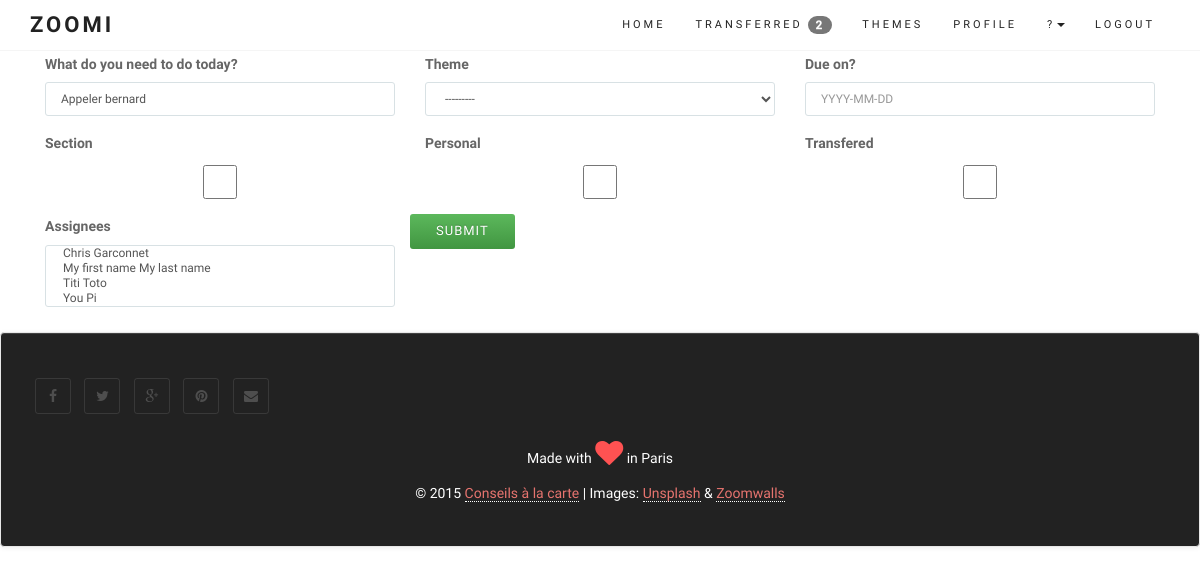
Page /entries/8/ (signed in) on the earlier database version.
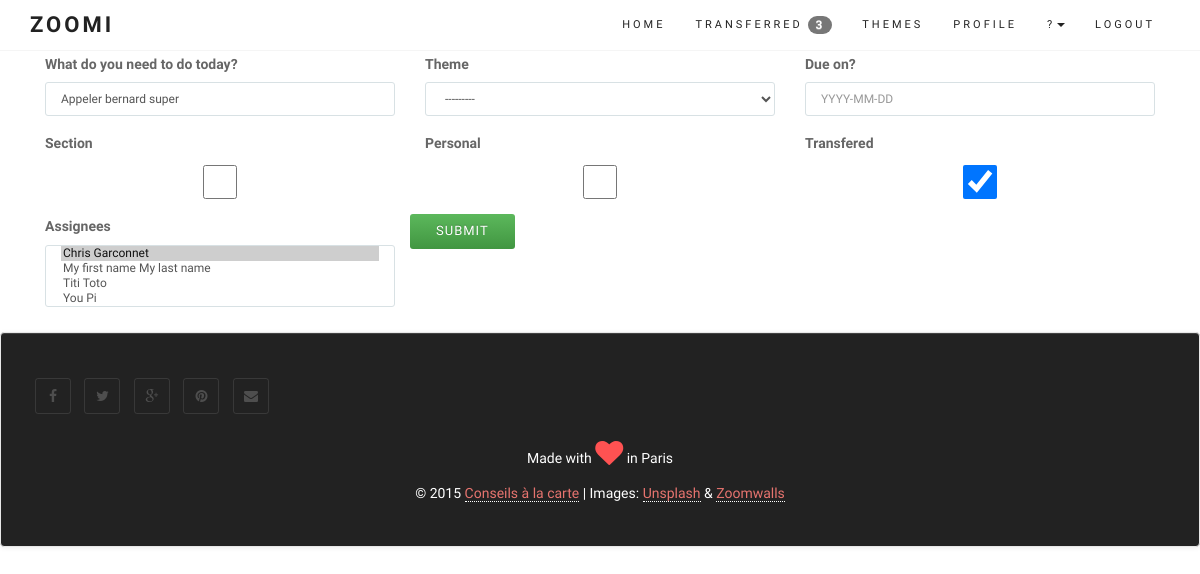
Same page on the later database version.
### core/models.py (models this page shows, shortened)
class UserProfile(models.Model):
	user = models.OneToOneField(User, on_delete=models.CASCADE)
	company = models.CharField(max_length=50)
	def get_entry_transfered(self):
		return self.user.entry_set.filter(transfered=True, done=False).count()

class Entry(models.Model):
	user = models.ForeignKey(User)
	name = models.CharField(max_length=100)
	data = models.CharField(max_length=200, blank=True)
	order = models.IntegerField(default=1000)
	duedate = models.DateField(null=True, blank=True)
	done = models.BooleanField(default=False) # 0 = to do / 1 = completed
	impediment = models.BooleanField(default=False) # 0 = No / 1 = Yes
	transfered = models.BooleanField(default=False) # 0 = No / 1 = Yes = no longer in your List
	personal = models.BooleanField(default=False) # 0 = No / 1 = Yes
	assignees = models.ManyToManyField(User, related_name='assignees',blank=True)
	section = models.BooleanField(default=False) # 0 = No / 1 = Yes
	created_at = models.DateTimeField(auto_now_add=True)
	completed_on = models.DateTimeField(null=True, blank=True)
	theme = models.ForeignKey(Theme, null=True, blank=True)
	class Meta:
		ordering = ['order']
		verbose_name_plural = "entries"

### core/views.py (the view, shortened to what this page needs)
# urls.py: url(r'^entries/(?P<pk>\d+)/$', login_required(coreviews.EntryUpdateView.as_view()), name='detail'),
class EntryUpdateView(UpdateView): # re-used from v2
	model = coremodels.Entry
	template_name = 'base/form.html'
	form_class = coremodels.EntryUpdateForm
	def get_queryset(self):
		base_qs = super(EntryUpdateView, self).get_queryset()
		return base_qs.filter(Q(user=self.request.user) | Q(assignees=self.request.user))
	def get_form_kwargs(self):
		kwargs = super(EntryUpdateView, self).get_form_kwargs()
		kwargs['user'] = self.request.user
		return kwargs

### core/models.py (called while the page is built)
	def __str__(self):
		return str(self.name)

### templates/base/form.html (shortened to what this page needs)
{% extends "base/theme.html" %}
{% load staticfiles %}
{% load widget_tweaks %}
{% block content %}
<link rel="stylesheet" href="{% static "css/zoomi.css" %}">
<section id="services">
<div class="container">
<div class="row">
{% if form %}
<div class="col-md-12">
<form action="" method="post" enctype="multipart/form-data">{% csrf_token %}{{ form.media }}
{% for field in form %}
<div class="col-md-4">
	<div class="form-group warning">
	<label for="exampleInputFile">{{ field.label }}</label>
	{{ field|add_class:"form-control"}}
	</div>
</div>
{% endfor %}
<input type="submit" class="btn btn-success" role="button" value="{{ verb|default:"Submit" }}" />
</form>
</div>
{% endif %}
</div>
</div>
</section>
<p>
{% endblock %}

### templates/base/theme.html (shortened to what this page needs)
{% load staticfiles %}
{% load widget_tweaks %}
<!DOCTYPE html>
<html lang="en">
<head>
{% block css_js %}
		<link rel="stylesheet" href="https://maxcdn.bootstrapcdn.com/bootstrap/3.3.6/css/bootstrap.min.css">
		<link rel="stylesheet" href="https://maxcdn.bootstrapcdn.com/bootstrap/3.3.6/css/bootstrap-theme.min.css">
	<link href="{% static "css/font-awesome.min.css" %}" rel="stylesheet" media="screen">
	<link href="{% static "css/simple-line-icons.css" %}" rel="stylesheet" media="screen">
	<link href="{% static "css/animate.css" %}" rel="stylesheet">
	<link href="{% static "css/style.css" %}" rel="stylesheet" media="screen">
	<link rel="stylesheet" href="https://code.jquery.com/mobile/1.4.5/jquery.mobile-1.4.5.min.css" />
{% endblock %}
</head>
<body>
{% block navigation %}
	<header class="header">
		<nav class="navbar navbar-custom" role="navigation">
			<div class="container">
				<div class="navbar-header">
					<a class="navbar-brand" href="/">Zoomi</a>
				</div>
				<div class="collapse navbar-collapse" id="custom-collapse" data-role="navbar">
					<ul class="nav navbar-nav navbar-right">
						<li><a href="/">Home</a></li>
						{% if user.is_authenticated %}
						<li>
						    <a class="page-scroll" href="/transferred">Transferred <span class="badge">{{ user.userprofile.get_entry_transfered }}</span></a>
						</li>
						<li>
						    <a class="page-scroll" href="/themes">Themes</a>
						</li>
						<li>
						    <a class="page-scroll" href="/user/details">Profile</a>
						</li>
						<li class="dropdown">
					          <a href="#" class="dropdown-toggle" data-toggle="dropdown" role="button" aria-haspopup="true" aria-expanded="false">?<span class="caret"></span></a>
					    </li>
						<li>
						    <a class="page-scroll" href="/logout">Logout</a>
						</li>
						{% endif %}
 					</ul>
				</div>
			</div>
		</nav>
	</header>
{% endblock %}
<div class="container">
	<div class="row">
		<div class="col-sm-12">
		</div>
	</div>
</div>
{% block content %}{% endblock %}
{% block footer %}
	<footer id="footer" class="navbar navbar-default">
		<div class="container">
			<div class="row">
				<div class="col-sm-12">
					<ul class="social-links">
						<li><a href="index.html#" class="wow fadeInUp"><i class="fa fa-facebook"></i></a></li>
						<li><a href="index.html#" class="wow fadeInUp" data-wow-delay=".1s"><i class="fa fa-twitter"></i></a></li>
						<li><a href="index.html#" class="wow fadeInUp" data-wow-delay=".2s"><i class="fa fa-google-plus"></i></a></li>
						<li><a href="index.html#" class="wow fadeInUp" data-wow-delay=".4s"><i class="fa fa-pinterest"></i></a></li>
						<li><a href="index.html#" class="wow fadeInUp" data-wow-delay=".5s"><i class="fa fa-envelope"></i></a></li>
					</ul>
					<p class="heart">
                        Made with <span class="fa fa-heart fa-2x animated pulse"></span> in Paris
                    </p>
                    <p class="copyright">
                        © 2015 <a href="http://conseil.garconnet.ch" target=_new >Conseils à la carte</a> | Images: <a href="https://unsplash.com/">Unsplash</a> & <a href="http://zoomwalls.com/">Zoomwalls</a>
					</p>
				</div>
			</div>
		</div>
	</footer>
{% endblock %}
</body>
</html>

### templates/entry/create.html (shortened to what this page needs)
{% load widget_tweaks %}

### static/css/style.css (style rules this page uses)
body { font: 300 14px/1.8 'Raleway', sans-serif; color: #666; overflow-x: hidden; }
a { color: #E7746F; }
.navbar a, .form-control { -webkit-transition: all 0.4s ease-in-out 0s; -moz-transition: all 0.4s ease-in-out 0s; -ms-transition: all 0.4s ease-in-out 0s; -o-transition: all 0.4s ease-in-out 0s; transition: all 0.4s ease-in-out 0s; }
a, .btn { -webkit-transition: all 0.125s ease-in-out 0s; -moz-transition: all 0.125s ease-in-out 0s; -ms-transition: all 0.125s ease-in-out 0s; -o-transition: all 0.125s ease-in-out 0s; transition: all 0.125s ease-in-out 0s; }
.btn, .form-control, .form-control:hover, .form-control:focus, .navbar-custom .dropdown-menu { -webkit-box-shadow: none; box-shadow: none; }
.btn, .iconbox, .progress, #filter li, .scroll-up a, .form-control, .input-group-addon { -webkit-border-radius: 3px; -moz-border-radius: 3px; -o-border-radius: 3px; border-radius: 3px; }
.form-control { background: #FFF; border: 1px solid #D8E1E4; font-size: 12px; padding: 0 15px; }
.btn { font-family: Raleway, sans-serif; text-transform: uppercase; letter-spacing: 1px; font-size: 13px; padding: 8px 26px; border: 0; }
#footer { background: #222; text-align: center; padding: 40px 0; color: #FFF; }
.copyright { margin: 0; }
.copyright a { border-bottom: 1px dotted #fff; }
#footer span { animation-iteration-count: infinite; -webkit-animation-iteration-count: infinite; color: #ff5252; }
.social-links { list-style: none; padding: 0; margin: 0 0 20px; }
.social-links li { display: inline-block; margin: 5px; }
.social-links a { width: 36px; height: 36px; display: block; line-height: 35px; text-align: center; border: 1px solid rgba(255, 255, 255, .1); -webkit-border-radius: 3px; -moz-border-radius: 3px; border-radius: 3px; font-size: 14px; color: rgba(255, 255, 255, .2); }
.header { border-bottom: 1px solid #f5f5f5; position: relative; width: 100%; z-index: 998; }
.navbar-custom { border: 0; border-radius: 0; margin: 0; text-transform: uppercase; font-family: Raleway, sans-serif; }
.navbar-custom, .navbar-custom .dropdown-menu { background: #fff; padding: 0; }
.navbar-custom .navbar-brand, .navbar-custom .navbar-nav > li > a, .navbar-custom .navbar-nav .dropdown-menu > li > a { font-size: 11px; letter-spacing: 3px; color: #222; }
.navbar-custom .navbar-brand { font-weight: 700; font-size: 22px; font-family: Lobster, cursive; }

### static/css/zoomi.css (style rules this page uses)
html { position: relative; min-height: 100%; }
body { margin-bottom: 130px; }
ul { padding: 0; text-align: left; list-style: none; }

Differences in the rows shown:
changed Entry: name "Appeler bernard" → "Appeler bernard super"; transfered "☐" → "☑"
Other differences:
{{ user.userprofile.get_entry_transfered }}: "2" → "3"
form field assignees: "Chris Garconnet / My first name My last name / Titi Toto / You Pi" → "Chris Garconnet ☑ / My first name My last name / Titi Toto / You Pi"
